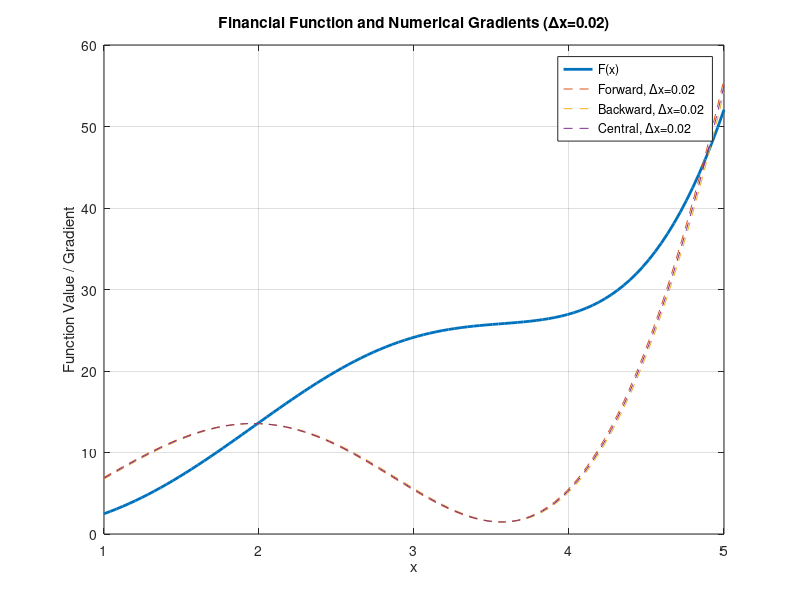
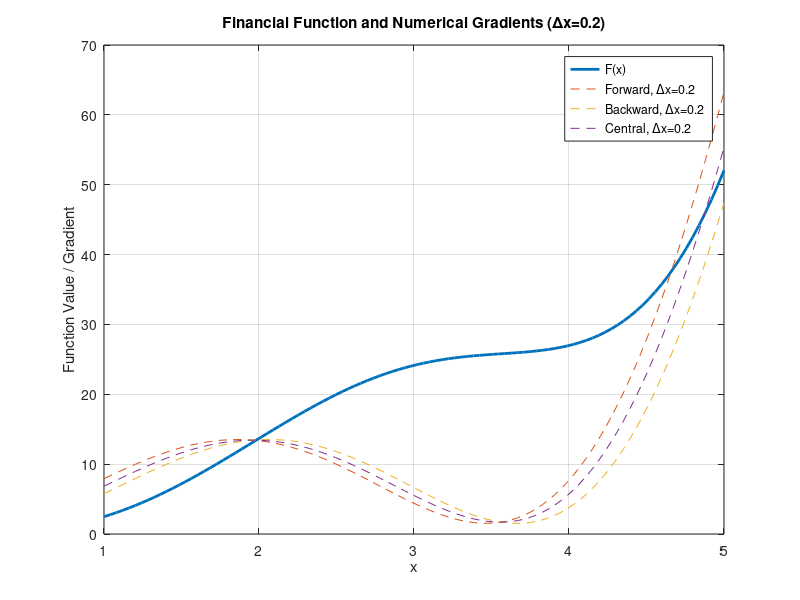
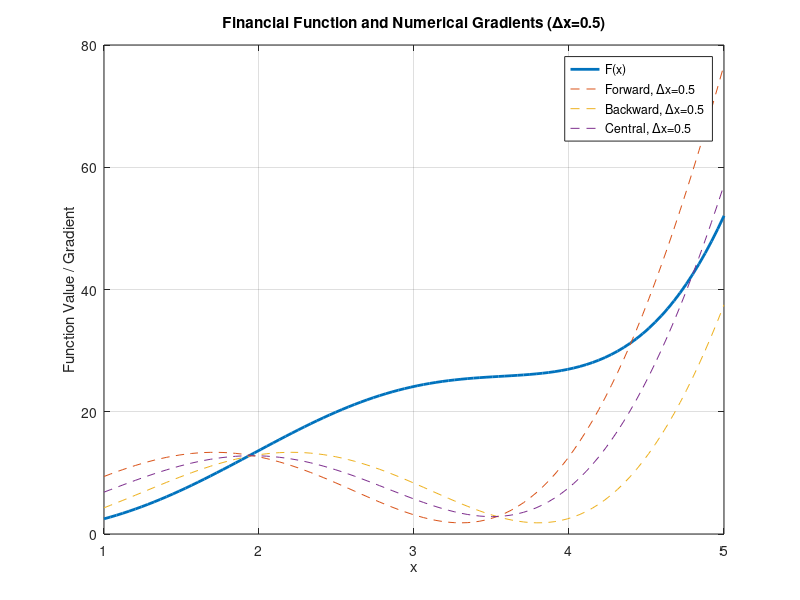

Source code (MATLAB) for these figures, in order:
% Define the financial function
F = @(x) 2 * x.^2 .* sin(x) + 0.8 * x.^3;

% Define numerical differentiation methods
forward_difference = @(f, x, delta_x) (f(x + delta_x) - f(x)) / delta_x;
backward_difference = @(f, x, delta_x) (f(x) - f(x - delta_x)) / delta_x;
central_difference = @(f, x, delta_x) (f(x + delta_x) - f(x - delta_x)) / (2 * delta_x);

% Define the interval [1, 5]
x_values = linspace(1, 5, 100);

% Define different step sizes
delta_x_values = [0.02, 0.2, 0.5];

% Plot for each delta_x
for i = 1:length(delta_x_values)
    delta_x = delta_x_values(i);

    % Calculate gradients
    gradient_forward = forward_difference(F, x_values, delta_x);
    gradient_backward = backward_difference(F, x_values, delta_x);
    gradient_central = central_difference(F, x_values, delta_x);

    % Plot financial function
    figure;
    plot(x_values, F(x_values), 'LineWidth', 2, 'DisplayName', 'F(x)');
    hold on;

    % Plot gradients
    plot(x_values, gradient_forward, '--', 'DisplayName', ['Forward, \Deltax=', num2str(delta_x)]);
    plot(x_values, gradient_backward, '--', 'DisplayName', ['Backward, \Deltax=', num2str(delta_x)]);
    plot(x_values, gradient_central, '--', 'DisplayName', ['Central, \Deltax=', num2str(delta_x)]);

    xlabel('x');
    ylabel('Function Value / Gradient');
    title(['Financial Function and Numerical Gradients (\Deltax=', num2str(delta_x), ')']);
    legend();
    grid on;

    hold off;
end
